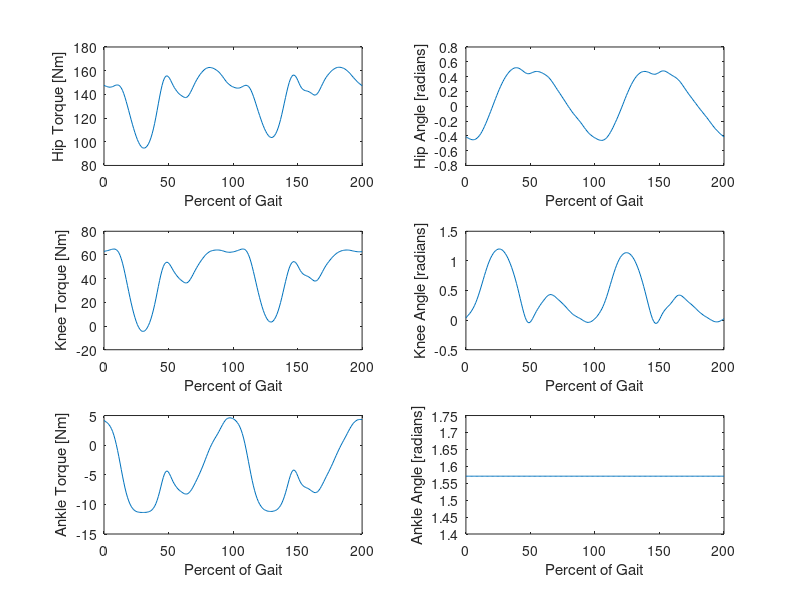

This chart was generated by the following MATLAB code:
% function dx = legdynamics(t,x,P)
clear all; close all; clc;
jnt_data = load('JntAngS01_TRIAL_06');
elev_data = load('ElevAngS01_TRIAL_06');

Joints = jnt_data.JntAngS01_TRIAL_06(:,1:4);     % [KneeLAng KneeRAng HipLRAng HipRAng]
Ankles = elev_data.ElevAngS01_TRIAL_06(:,6:7);    % [AnkleLAng AnkleRAng]

% x(1:3,:) = ([Joints(:,3) Joints(:,1) Ankles(:,1)]*pi/180)'; %% make sure angles have correct reference and units
x(1:3,:) = ([Joints(:,3) Joints(:,1) (Ankles(:,1)*0 + 90)]*pi/180)'; %% make sure angles have correct reference and units
x(4,:) = gradient(x(1,:));  %
x(5,:) = gradient(x(2,:));  % % velocities
x(6,:) = gradient(x(3,:));  %

gait = linspace(0,200,size(x,2))';
% this human data is from a paper in the drive
Mass = 73;
length = [0.422 0.434 0.258];
gyr = [0.33*length(1) 0.255*length(2) 0.257*length(3)];
mass = [0.14*Mass 0.043*Mass 0.014*Mass];
com = [0.41*length(1) 0.45*length(2) 0.44*length(3)];

P = [30 15 5 20 10 2 1 1 1 0.3 0.2 0.05 0.15 0.1 0.025];
inertia = mass.*gyr.^2 + mass.*com.^2;
I1 = inertia(1);    I2 = inertia(2);    I3 = inertia(3); 
m1 = mass(1);       m2 = mass(1);       m3 = mass(1);      
C1 = P(7);          C2 = P(8);          C3 = P(9);      
l1 = length(1);     l2 = length(2);     l3 = length(3);
lc1 = com(1);       lc2 = com(2);       lc3 = com(3);
g = 9.81;

% q are relative joint angles (theta2 = q1 + q2)

dx(1,:) = x(4,:);
dx(2,:) = x(5,:);
dx(3,:) = x(6,:);
dx(4,:) = gradient(dx(1,:)); %
dx(5,:) = gradient(dx(2,:)); % % accelerations
dx(6,:) = gradient(dx(3,:)); %

% Passive stiffness and damping (healthy)
K_hip = 21;
K_knee = 3;
B_hip = 3.5;
B_knee = 0.04;

% Joint torques (hip, knee, ankle)
tau1 = (K_hip*x(1,:) + B_hip*x(4,:)) + g.*lc1.*m1.*cos(x(1,:))+g.*l1.*m2.*cos(x(1,:))+g.*l1.*m3.*cos(x(1,:))+ ...
  g.*lc2.*m2.*cos(x(1,:)+x(2,:))+g.*l2.*m3.*cos(x(1,:)+x(2,:))+g.*lc3.*m3.* ...
  cos(x(1,:)+x(2,:)+x(3,:))+0.1E1.*I1.*dx(4,:)+0.1E1.*I2.*dx(4,:)+0.1E1.*I3.* ...
  dx(4,:)+0.1E1.*l1.^2.*m1.*dx(4,:)+0.1E1.*l1.^2.*m2.*dx(4,:)+0.1E1.* ...
  l2.^2.*m2.*dx(4,:)+0.1E1.*l1.^2.*m3.*dx(4,:)+0.1E1.*l2.^2.*m3.*dx(4,:)+ ...
  0.1E1.*lc3.^2.*m3.*dx(4,:)+0.2E1.*l1.*l2.*m2.*cos(x(2,:)).*dx(4,:)+ ...
  0.2E1.*l1.*l2.*m3.*cos(x(2,:)).*dx(4,:)+0.2E1.*l2.*lc3.*m3.*cos(x(3,:)) ...
  .*dx(4,:)+0.2E1.*l1.*lc3.*m3.*cos(x(2,:)+x(3,:)).*dx(4,:)+0.1E1.*I2.*dx(5,:) ...
  +0.1E1.*I3.*dx(5,:)+0.1E1.*l2.^2.*m2.*dx(5,:)+0.1E1.*l2.^2.*m3.*dx(5,:)+ ...
  0.1E1.*lc3.^2.*m3.*dx(5,:)+0.1E1.*l1.*l2.*m2.*cos(x(2,:)).*dx(5,:)+ ...
  0.1E1.*l1.*l2.*m3.*cos(x(2,:)).*dx(5,:)+0.2E1.*l2.*lc3.*m3.*cos(x(3,:)) ...
  .*dx(5,:)+0.1E1.*l1.*lc3.*m3.*cos(x(2,:)+x(3,:)).*dx(5,:)+0.1E1.*I3.*dx(6,:) ...
  +0.1E1.*lc3.^2.*m3.*dx(6,:)+0.1E1.*l2.*lc3.*m3.*cos(x(3,:)).*dx(6,:)+ ...
  0.1E1.*l1.*lc3.*m3.*cos(x(2,:)+x(3,:)).*dx(6,:)+(-0.2E1).*l1.*l2.*m2.* ...
  sin(x(2,:)).*x(4,:).*x(5,:)+(-0.2E1).*l1.*l2.*m3.*sin(x(2,:)).*x(4,:).*x(5,:)+ ...
  (-0.2E1).*l1.*lc3.*m3.*sin(x(2,:)+x(3,:)).*x(4,:).*x(5,:)+(-0.1E1).*l1.* ...
  l2.*m2.*sin(x(2,:)).*x(5,:).^2+(-0.1E1).*l1.*l2.*m3.*sin(x(2,:)).*x(5,:) ...
  .^2+(-0.1E1).*l1.*lc3.*m3.*sin(x(2,:)+x(3,:)).*x(5,:).^2+(-0.2E1).*l2.* ...
  lc3.*m3.*sin(x(3,:)).*x(4,:).*x(6,:)+(-0.2E1).*l1.*lc3.*m3.*sin(x(2,:)+x( ...
  3)).*x(4,:).*x(6,:)+(-0.2E1).*l2.*lc3.*m3.*sin(x(3,:)).*x(5,:).*x(6,:)+( ...
  -0.2E1).*l1.*lc3.*m3.*sin(x(2,:)+x(3,:)).*x(5,:).*x(6,:)+(-0.1E1).*l2.* ...
  lc3.*m3.*sin(x(3,:)).*x(6,:).^2+(-0.1E1).*l1.*lc3.*m3.*sin(x(2,:)+x(3,:)) ...
  .*x(6,:).^2;

tau2 = (K_knee*x(2,:) + B_knee*x(5,:)) + g.*lc2.*m2.*cos(x(1,:)+x(2,:))+g.*l2.*m3.*cos(x(1,:)+x(2,:))+g.*lc3.*m3.* ...
  cos(x(1,:)+x(2,:)+x(3,:))+0.1E1.*I2.*dx(4,:)+0.1E1.*I3.*dx(4,:)+0.1E1.* ...
  l2.^2.*m2.*dx(4,:)+0.1E1.*l2.^2.*m3.*dx(4,:)+0.1E1.*lc3.^2.*m3.*dx(4,:)+ ...
  0.1E1.*l1.*l2.*m2.*cos(x(2,:)).*dx(4,:)+0.1E1.*l1.*l2.*m3.*cos(x(2,:)).* ...
  dx(4,:)+0.2E1.*l2.*lc3.*m3.*cos(x(3,:)).*dx(4,:)+0.1E1.*l1.*lc3.*m3.* ...
  cos(x(2,:)+x(3,:)).*dx(4,:)+0.1E1.*I2.*dx(5,:)+0.1E1.*I3.*dx(5,:)+0.1E1.* ...
  l2.^2.*m2.*dx(5,:)+0.1E1.*l2.^2.*m3.*dx(5,:)+0.1E1.*lc3.^2.*m3.*dx(5,:)+ ...
  0.2E1.*l2.*lc3.*m3.*cos(x(3,:)).*dx(5,:)+0.1E1.*I3.*dx(6,:)+0.1E1.* ...
  lc3.^2.*m3.*dx(6,:)+0.1E1.*l2.*lc3.*m3.*cos(x(3,:)).*dx(6,:)+0.1E1.*l1.* ...
  l2.*m2.*sin(x(2,:)).*x(4,:).^2+0.1E1.*l1.*l2.*m3.*sin(x(2,:)).*x(4,:).^2+ ...
  0.1E1.*l1.*lc3.*m3.*sin(x(2,:)+x(3,:)).*x(4,:).^2+(-0.2E1).*l2.*lc3.* ...
  m3.*sin(x(3,:)).*x(4,:).*x(6,:)+(-0.2E1).*l2.*lc3.*m3.*sin(x(3,:)).*x(5,:).* ...
  x(6,:)+(-0.1E1).*l2.*lc3.*m3.*sin(x(3,:)).*x(6,:).^2;

tau3 = g.*lc3.*m3.*cos(x(1,:)+x(2,:)+x(3,:))+0.1E1.*I3.*dx(4,:)+0.1E1.*lc3.^2.* ...
  m3.*dx(4,:)+0.1E1.*l2.*lc3.*m3.*cos(x(3,:)).*dx(4,:)+0.1E1.*l1.*lc3.* ...
  m3.*cos(x(2,:)+x(3,:)).*dx(4,:)+0.1E1.*I3.*dx(5,:)+0.1E1.*lc3.^2.*m3.*dx( ...
  5)+0.1E1.*l2.*lc3.*m3.*cos(x(3,:)).*dx(5,:)+0.1E1.*I3.*dx(6,:)+0.1E1.* ...
  lc3.^2.*m3.*dx(6,:)+0.1E1.*l2.*lc3.*m3.*sin(x(3,:)).*x(4,:).^2+0.1E1.* ...
  l1.*lc3.*m3.*sin(x(2,:)+x(3,:)).*x(4,:).^2+0.2E1.*l2.*lc3.*m3.*sin(x(3,:)) ...
  .*x(4,:).*x(5,:)+0.1E1.*l2.*lc3.*m3.*sin(x(3,:)).*x(5,:).^2;

subplot(3,2,1)
plot(gait,tau1)
xlabel('Percent of Gait')
ylabel('Hip Torque [Nm]')
subplot(3,2,3)
plot(gait,tau2)
xlabel('Percent of Gait')
ylabel('Knee Torque [Nm]')
subplot(3,2,5)
plot(gait,tau3)
xlabel('Percent of Gait')
ylabel('Ankle Torque [Nm]')
subplot(3,2,2)
plot(gait,x(1,:))
xlabel('Percent of Gait')
ylabel('Hip Angle [radians]')
subplot(3,2,4)
plot(gait,x(2,:))
xlabel('Percent of Gait')
ylabel('Knee Angle [radians]')
subplot(3,2,6)
plot(gait,x(3,:))
xlabel('Percent of Gait')
ylabel('Ankle Angle [radians]')
% end